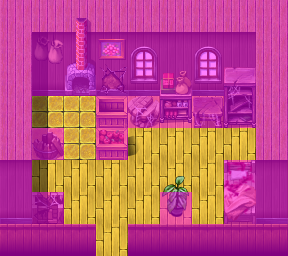

This game map was drawn from its Tiled (.tmx) file and the tilesets committed beside it. A one-line description and the trimmed map source follow:
An orthogonal 9x8 tile map with 32x32 px tiles, 4 tile layers (Ground, Objects, Above, Walkable), 14 tilesets and 2 objects (mapchange, spawn).

<map version="1.0" orientation="orthogonal" width="9" height="8" tilewidth="32" tileheight="32">
    <tileset firstgid="1" name="map_20" tilewidth="32" tileheight="32">
        <image source="../drawable/map_20.png" />
    </tileset>
    <tileset firstgid="65" name="map_7" tilewidth="32" tileheight="32">
        <image source="../drawable/map_7.png" />
    </tileset>
    <tileset firstgid="129" name="map_10" tilewidth="32" tileheight="32">
        <image source="../drawable/map_10.png" />
    </tileset>
    <tileset firstgid="193" name="map_17" tilewidth="32" tileheight="32">
        <image source="../drawable/map_17.png" />
    </tileset>
    <tileset firstgid="257" name="map_12" tilewidth="32" tileheight="32">
        <image source="../drawable/map_12.png" />
    </tileset>
    <tileset firstgid="321" name="map_5" tilewidth="32" tileheight="32">
        <image source="../drawable/map_5.png" />
    </tileset>
    <tileset firstgid="385" name="map_1" tilewidth="32" tileheight="32">
        <image source="../drawable/map_1.png" />
    </tileset>
    <tileset firstgid="449" name="map_24" tilewidth="32" tileheight="32">
        <image source="../drawable/map_24.png" />
    </tileset>
    <tileset firstgid="513" name="map_36" tilewidth="32" tileheight="32">
        <image source="../drawable/map_36.png" />
    </tileset>
    <tileset firstgid="577" name="map_14" tilewidth="32" tileheight="32">
        <image source="../drawable/map_14.png" />
    </tileset>
    <tileset firstgid="641" name="map_3" tilewidth="32" tileheight="32">
        <image source="../drawable/map_3.png" />
    </tileset>
    <tileset firstgid="705" name="map_31" tilewidth="32" tileheight="32">
        <image source="../drawable/map_31.png" />
    </tileset>
    <tileset firstgid="769" name="map_0" tilewidth="32" tileheight="32">
        <image source="../drawable/map_0.png" />
    </tileset>
    <tileset firstgid="833" name="map_2" tilewidth="32" tileheight="32">
        <image source="../drawable/map_2.png" />
    </tileset>
    <layer name="Ground" width="9" height="8">
        <data>[72 cells, 72 non-empty, 8 distinct tile ids]</data>
    </layer>
    <layer name="Objects" width="9" height="8">
        <data>[72 cells, 22 non-empty, 20 distinct tile ids]</data>
    </layer>
    <layer name="Above" width="9" height="8">
        <data>[72 cells, 9 non-empty, 4 distinct tile ids]</data>
    </layer>
    <layer name="Walkable" width="9" height="8">
        <data>[72 cells, 54 non-empty, 1 distinct tile ids]</data>
    </layer>
    <objectgroup name="Mapevents">
        <object name="inside" type="mapchange" x="96" y="224" width="32" height="32">
            <properties>
                <property name="map" value="loneford13" />
                <property name="place" value="outside" />
            </properties>
        </object>
    </objectgroup>
    <objectgroup name="Spawn">
        <object name="aemens" type="spawn" x="32" y="96" width="224" height="96">
            <properties>
                <property name="spawngroup" value="aemens" />
            </properties>
        </object>
    </objectgroup>
    <objectgroup name="Keys" />
</map>
